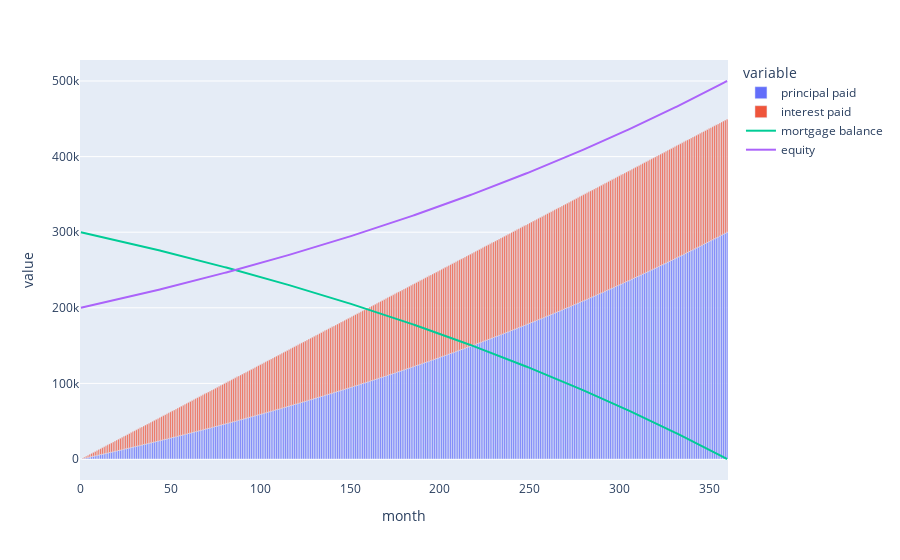

The cell this chart's notebook holds for it:
### Markdown cell above
# Mortgage Amortization

### Code cell
ma_df = dataframes.mortgage_amortization(PRINCIPAL, LOAN_APR, PAYMENTS_N, DURATION, DOWN_PAYMENT)
display(ma_df.round(2))

fig = px.bar(ma_df, x=ma_df.index, y=['principal paid', 'interest paid'])
fig.add_scatter(x=ma_df.index, y=ma_df['mortgage balance'], name='mortgage balance')
fig.add_scatter(x=ma_df.index, y=ma_df['equity'], name='equity')
fig.show()

### Figure 1 — Plotly figure (JSON) as saved in the notebook; plotly's stock layout.template omitted (floating-point values rounded to 4 significant figures; data arrays with more than 128 entries replaced by an {"elided": "..."} marker saying what was removed)
{"data": [{"alignmentgroup": "True", "hovertemplate": "variable=principal paid<br>month=%{x}<br>value=%{y}<extra></extra>", "legendgroup": "principal paid", "marker": {"color": "#636efa"}, "name": "principal paid", "offsetgroup": "principal paid", "orientation": "v", "showlegend": true, "textposition": "auto", "type": "bar", "x": {"elided": "361 int values"}, "xaxis": "x", "y": {"elided": "361 float values"}, "yaxis": "y"}, {"alignmentgroup": "True", "hovertemplate": "variable=interest paid<br>month=%{x}<br>value=%{y}<extra></extra>", "legendgroup": "interest paid", "marker": {"color": "#EF553B"}, "name": "interest paid", "offsetgroup": "interest paid", "orientation": "v", "showlegend": true, "textposition": "auto", "type": "bar", "x": {"elided": "361 int values"}, "xaxis": "x", "y": {"elided": "361 float values"}, "yaxis": "y"}, {"name": "mortgage balance", "type": "scatter", "x": {"elided": "361 int values"}, "y": {"elided": "361 float values"}}, {"name": "equity", "type": "scatter", "x": {"elided": "361 int values"}, "y": {"elided": "361 float values"}}], "layout": {"autosize": true, "barmode": "relative", "legend": {"title": {"text": "variable"}, "tracegroupgap": 0}, "margin": {"t": 60}, "xaxis": {"anchor": "y", "autorange": true, "domain": [0, 1], "range": [-0.5, 360.5], "title": {"text": "month"}, "type": "linear"}, "yaxis": {"anchor": "x", "autorange": true, "domain": [0, 1], "range": [-27780.0, 527800.0], "title": {"text": "value"}, "type": "linear"}}}
